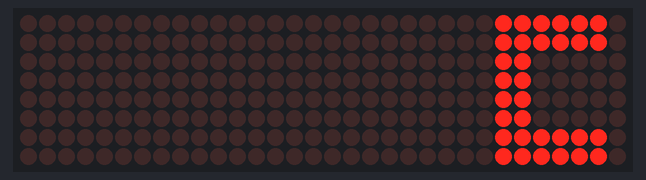
A sketch run on a simulated Arduino Uno, built with avr-gcc and run on an emulated ATmega328P. Parts: 32×8 LED matrix.

Above: at 0.1 s.
At 1.1 s:
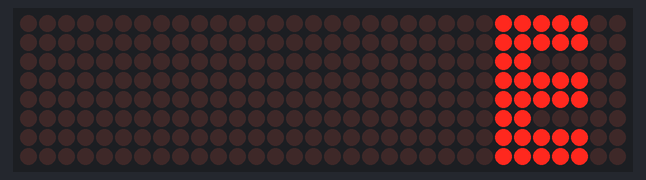

The sketch:

LS_MAX7219_8x8.ino
```cpp
#include <LedControl.h>

int DIN = 3;
int CS =  4;
int CLK = 5;

byte e[8]=     {0x7C,0x7C,0x60,0x7C,0x7C,0x60,0x7C,0x7C};  //E
byte d[8]=     {0x78,0x7C,0x66,0x66,0x66,0x66,0x7C,0x78};  //D
byte u[8]=     {0x66,0x66,0x66,0x66,0x66,0x66,0x7E,0x7E};  //U
byte c[8]=     {0x7E,0x7E,0x60,0x60,0x60,0x60,0x7E,0x7E};  //C
byte eight[8]= {0x7E,0x7E,0x66,0x7E,0x7E,0x66,0x7E,0x7E};  //8
byte s[8]=     {0x7E,0x7C,0x60,0x7C,0x3E,0x06,0x3E,0x7E};  //S
byte dot[8]=   {0x00,0x00,0x00,0x00,0x00,0x00,0x18,0x18};  //.
byte o[8]=     {0x7E,0x7E,0x66,0x66,0x66,0x66,0x7E,0x7E};  //O
byte m[8]=     {0xE7,0xFF,0xFF,0xDB,0xDB,0xDB,0xC3,0xC3};  //M

LedControl lc=LedControl(DIN,CLK,CS,4);

void setup(){
 lc.shutdown(0,false);       //启动时，MAX72XX处于省电模式
 lc.setIntensity(0,8);       //将亮度设置为最大值
 lc.clearDisplay(0);         //清除显示
}

void loop(){
    byte smile[8]=   {0x3C,0x42,0xA5,0x81,0xA5,0x99,0x42,0x3C};//笑脸
    byte neutral[8]= {0x3C,0x42,0xA5,0x81,0xBD,0x81,0x42,0x3C};//标准脸

    printByte(c);//显示8
    delay(1000);//延时1秒
    printByte(e);//显示标准脸
    delay(1000);
}

//点阵显示函数
void printByte(byte character [])
{
  int i = 0;
  for(i=0;i<8;i++)
  {
    lc.setRow(0,i,character[i]);
  }
}
```

Measured:
- what the display in image 1 shows lasts 1.0 s, from 1.0 s to 2.0 s
